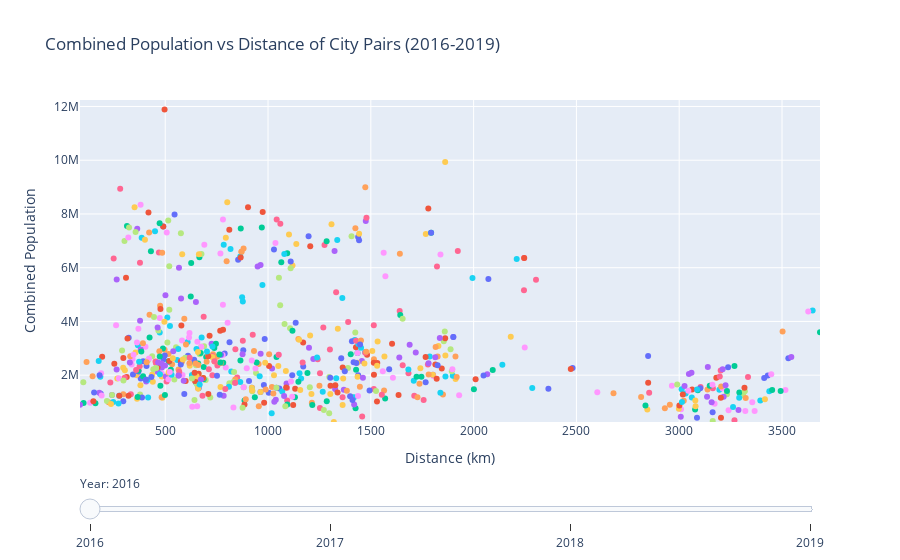

Write notebook code for a chart like this one.
### Code cell
# Create plot with slider

dp_concat = pd.concat(dp_data, ignore_index=True)

x_range = [dp_concat['Distance_km'].min(), dp_concat['Distance_km'].max()]
y_range = [dp_concat['Combined_Pop'].min(), dp_concat['Combined_Pop'].max()]

# Generate unique colors for each city pair
city_pairs = dp_concat['City_Pair_Name'].unique()
color_map = {city: px.colors.qualitative.Plotly[i % len(px.colors.qualitative.Plotly)] for i, city in enumerate(city_pairs)}
dp_concat['Color'] = dp_concat['City_Pair_Name'].map(color_map)

# Create a scatter plot with a slider for each year
fig = go.Figure()

# Loop over each year and add a scatter plot trace
for year in dp_concat['Year'].unique():
    filtered_data = dp_concat[dp_concat['Year'] == year]

    # Create hover text with City Pair Name, Distance, and Combined Population
    hover_text = (
        "City Pair: " + filtered_data['City_Pair_Name'] + "<br>" +
        "Distance: " + filtered_data['Distance_km'].astype(str) + " km<br>" +
        "Combined Population: " + filtered_data['Combined_Pop'].astype(str)
    )
    
    fig.add_trace(go.Scatter(
        x=filtered_data['Distance_km'],
        y=filtered_data['Combined_Pop'],
        mode='markers',
        name=str(year),
        visible=False,  # Make all traces invisible initially
        marker=dict(color=filtered_data['Color']),
        hovertext=hover_text,
        hoverinfo="text"
    ))

# Make the first trace (first year) visible
fig.data[0].visible = True

# Create slider steps
steps = []
for i, year in enumerate(dp_concat['Year'].unique()):
    step = dict(
        method="update",
        label=str(year),
        args=[{"visible": [False] * len(fig.data)}],
    )
    step["args"][0]["visible"][i] = True  # Toggle visibility for the selected year
    steps.append(step)

# Add slider to figure
sliders = [dict(
    active=0,
    currentvalue={"prefix": "Year: "},
    pad={"t": 50},
    steps=steps
)]

# Update layout with fixed axis ranges and constant title
fig.update_layout(
    sliders=sliders,
    title="Combined Population vs Distance of City Pairs (2016-2019)",
    xaxis=dict(title="Distance (km)", range=x_range),
    yaxis=dict(title="Combined Population", range=y_range)
)

fig.show()

### Figure 1 — Plotly figure (JSON) as saved in the notebook; plotly's stock layout.template omitted (floating-point values rounded to 4 significant figures; data arrays with more than 128 entries replaced by an {"elided": "..."} marker saying what was removed)
{"data": [{"hoverinfo": "text", "hovertext": {"elided": "703 str values"}, "marker": {"color": {"elided": "703 str values"}}, "mode": "markers", "name": "2016", "type": "scatter", "visible": true, "x": {"elided": "703 float values"}, "y": {"elided": "703 int values"}}, {"hoverinfo": "text", "hovertext": {"elided": "707 str values"}, "marker": {"color": {"elided": "707 str values"}}, "mode": "markers", "name": "2017", "type": "scatter", "visible": false, "x": {"elided": "707 float values"}, "y": {"elided": "707 int values"}}, {"hoverinfo": "text", "hovertext": {"elided": "717 str values"}, "marker": {"color": {"elided": "717 str values"}}, "mode": "markers", "name": "2018", "type": "scatter", "visible": false, "x": {"elided": "717 float values"}, "y": {"elided": "717 int values"}}, {"hoverinfo": "text", "hovertext": {"elided": "713 str values"}, "marker": {"color": {"elided": "713 str values"}}, "mode": "markers", "name": "2019", "type": "scatter", "visible": false, "x": {"elided": "713 float values"}, "y": {"elided": "713 int values"}}], "layout": {"sliders": [{"active": 0, "currentvalue": {"prefix": "Year: "}, "pad": {"t": 50}, "steps": [{"args": [{"visible": [true, false, false, false]}], "label": "2016", "method": "update"}, {"args": [{"visible": [false, true, false, false]}], "label": "2017", "method": "update"}, {"args": [{"visible": [false, false, true, false]}], "label": "2018", "method": "update"}, {"args": [{"visible": [false, false, false, true]}], "label": "2019", "method": "update"}]}], "title": {"text": "Combined Population vs Distance of City Pairs (2016-2019)"}, "xaxis": {"range": [85.45, 3685.0], "title": {"text": "Distance (km)"}}, "yaxis": {"range": [257655, 12240782], "title": {"text": "Combined Population"}}}}
